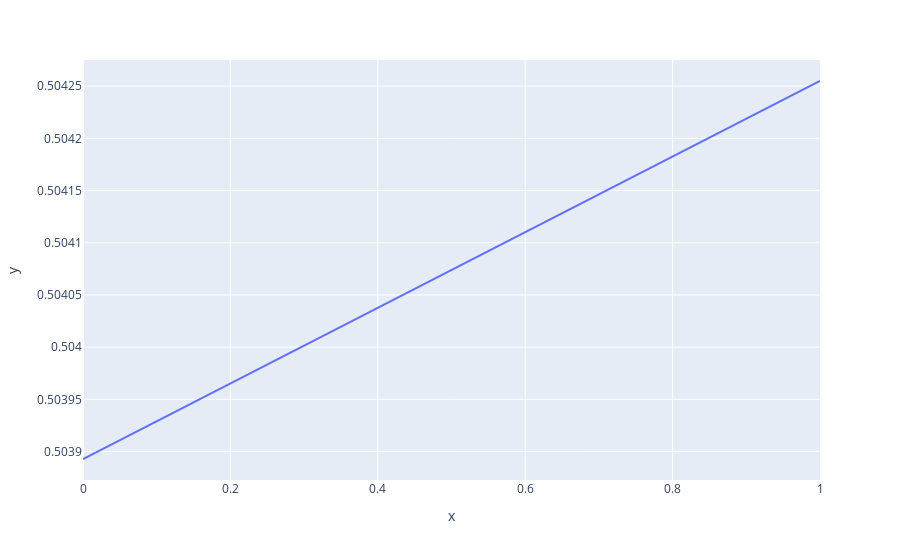

The cell this chart's notebook holds for it:
### Code cell
#accuracy #per_client_batch_size: 2000
print(acc_array)
fig = px.line(y=acc_array)
fig.show()

### Figure 1 — Plotly figure (JSON) as saved in the notebook; plotly's stock layout.template omitted (floating-point values rounded to 4 significant figures)
{"data": [{"hovertemplate": "x=%{x}<br>y=%{y}<extra></extra>", "legendgroup": "", "line": {"color": "#636efa", "dash": "solid"}, "mode": "lines", "name": "", "orientation": "v", "showlegend": false, "type": "scatter", "x": [0, 1], "xaxis": "x", "y": [0.5039, 0.5043], "yaxis": "y"}], "layout": {"legend": {"tracegroupgap": 0}, "margin": {"t": 60}, "xaxis": {"anchor": "y", "domain": [0, 1], "title": {"text": "x"}}, "yaxis": {"anchor": "x", "domain": [0, 1], "title": {"text": "y"}}}}
